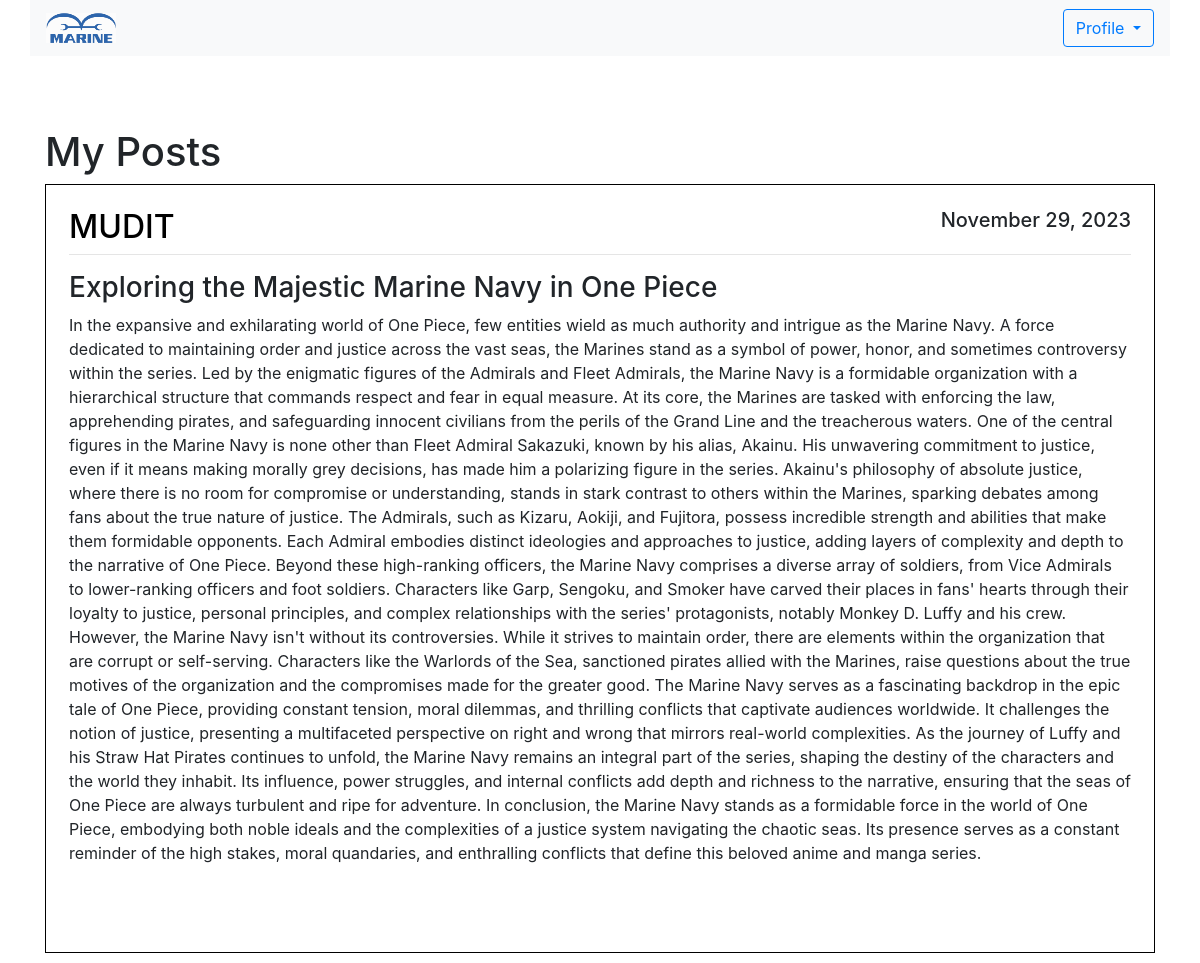
The app's page /mypost (signed in) with its own data.
### blog/models.py (models this page shows, shortened)
class Posts(models.Model):
    title = models.CharField(max_length=100)
    content = models.TextField()
    date_posted = models.DateTimeField(default=timezone.now)
    author = models.ForeignKey(User, on_delete=models.CASCADE)

### blog/views.py (the view)
# urls.py: path('mypost', views.myPost),
@login_required
def myPost(request):
    context = {
        'poss': Posts.objects.filter(author= request.user)
    }
    return render(request, 'blog/myPost.html', context)

### blog/templates/blog/mypost.html (shortened to what this page needs)
{% extends 'blog/base.html' %}
{% block content %}
{% load static %}
<div class="container custom-container">
    <nav class="navbar navbar-expand-lg navbar-light bg-light w-100" >
        <div class="collapse navbar-collapse" id="navbarSupportedContent">
            <ul class="navbar-nav mr-auto ">
                <li><a href="/home"><img  class="navbar-brand"  src="{% static 'image/logo2.png' %}" alt=""></a></li>
            </ul>
            <form class="form-inline my-2 my-lg-0">
                <div class="dropdown">
                    <button class="btn btn-outline-primary dropdown-toggle" type="button" id="dropdownMenuButton" data-toggle="dropdown" aria-haspopup="true" aria-expanded="false">
                      Profile
                    </button>
                  </div>
            </form>
        </div>
    </nav>
<br><br>
    <br>
    <div class="container custom-container" style="max-width: 1350px; ">
        <h1>My Posts </h1>
        {% for post in poss %}
        <article class="media content-section">
            <div class="media-body" style="border: 1px solid black; padding: 23px; margin-bottom: 10px;">
                <div class="article-metadata">
                    <h2 class="text-uppercase" style="text-align:left;float:left; color: #000000;">{{ post.author }}</h2>
                    <h5 style="text-align:right;float:right;">{{ post.date_posted|date:"F d, Y" }}</h5>
                    <hr style="clear:both;" />
                </div>
                <h3>{{ post.title }}</h3>
                <p class="article-content">{{ post.content }}</p>
                <br><br>
            </div>
        </article>
        {% endfor %}
    </div>
</div>
    {% endblock %}

### blog/templates/blog/base.html (shortened to what this page needs)
{% load static %}
<!DOCTYPE html>
<html lang="en">
<head>
    <link rel="stylesheet" href="https://cdn.jsdelivr.net/npm/bootstrap@4.0.0/dist/css/bootstrap.min.css"
>
</head>
<body>
    <div class="container custom-container">
        {% block content %}{% endblock %}
    </div>
</body>
</html>

### blog/templates/blog/base.html (style rules this page uses)
.custom-container { max-width: 1450px; }

### blog/templates/blog/mypost.html (style rules this page uses)
.navbar-brand { position: relative; width: 70px; max-height: 40px }

### records on screen
Posts: author "MUDIT", date_posted "November 29, 2023", title "Exploring the Majestic Marine Navy in One Piece", content "In the expansive and exhilarating world of One Piece, few entities wield as much authority and intrigue as the Marine Navy. A force dedicated to maintaining order and justice across the vast seas, the Marines stand as a symbol of power, honor, and sometimes controversy within the series. Led by the enigmatic figures of the Admirals and Fleet Admirals, the Marine Navy is a formidable organization with a hierarchical structure that commands respect and fear in equal measure. At its core, the Marines are tasked with enforcing the law, apprehending pirates, and safeguarding innocent civilians from the perils of the Grand Line and the treacherous waters. One of the central figures in the Marine…"
